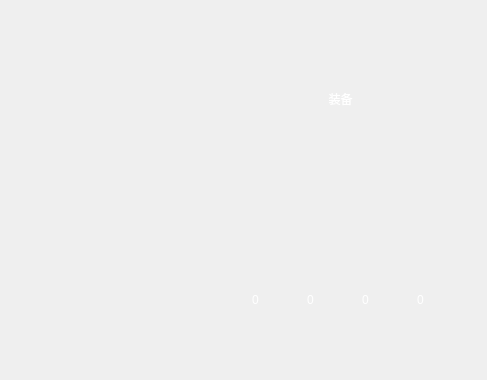
<?xml version="1.0" encoding="UTF-8"?>
<ui version="4.0">
 <class>smithy</class>
 <widget class="QWidget" name="smithy">
  <property name="geometry">
   <rect>
    <x>0</x>
    <y>0</y>
    <width>487</width>
    <height>380</height>
   </rect>
  </property>
  <property name="windowTitle">
   <string>smithy</string>
  </property>
  <widget class="QLabel" name="lbl_backimg">
   <property name="geometry">
    <rect>
     <x>0</x>
     <y>0</y>
     <width>487</width>
     <height>380</height>
    </rect>
   </property>
   <property name="text">
    <string/>
   </property>
   <property name="pixmap">
    <pixmap resource="mirror.qrc">:/ui/Resources/ui/5.jpg</pixmap>
   </property>
  </widget>
  <widget class="QPushButton" name="btn_close">
   <property name="geometry">
    <rect>
     <x>463</x>
     <y>5</y>
     <width>21</width>
     <height>21</height>
    </rect>
   </property>
   <property name="text">
    <string/>
   </property>
   <property name="icon">
    <iconset resource="mirror.qrc">
     <normaloff>:/ui/Resources/ui/3.png</normaloff>:/ui/Resources/ui/3.png</iconset>
   </property>
   <property name="iconSize">
    <size>
     <width>22</width>
     <height>22</height>
    </size>
   </property>
   <property name="flat">
    <bool>true</bool>
   </property>
  </widget>
  <widget class="QTreeWidget" name="treeWidget">
   <property name="geometry">
    <rect>
     <x>17</x>
     <y>55</y>
     <width>195</width>
     <height>311</height>
    </rect>
   </property>
   <property name="styleSheet">
    <string notr="true">color: rgb(245, 131, 50);
background-color: rgba(255, 255, 255, 0);</string>
   </property>
   <attribute name="headerVisible">
    <bool>false</bool>
   </attribute>
   <column>
    <property name="text">
     <string notr="true">1</string>
    </property>
   </column>
  </widget>
  <widget class="QPushButton" name="btn_m_m">
   <property name="geometry">
    <rect>
     <x>316</x>
     <y>152</y>
     <width>51</width>
     <height>51</height>
    </rect>
   </property>
   <property name="styleSheet">
    <string notr="true">QPushButton{
    border:none;
    border-image: url(:/mirror/Resources/ui/19.png);
}</string>
   </property>
   <property name="text">
    <string/>
   </property>
   <property name="iconSize">
    <size>
     <width>32</width>
     <height>32</height>
    </size>
   </property>
   <property name="flat">
    <bool>true</bool>
   </property>
  </widget>
  <widget class="QPushButton" name="btn_m1">
   <property name="geometry">
    <rect>
     <x>235</x>
     <y>249</y>
     <width>44</width>
     <height>44</height>
    </rect>
   </property>
   <property name="styleSheet">
    <string notr="true">QPushButton{
    border:none;
    border-image: url(:/mirror/Resources/ui/20.png);
}
QPushButton:disabled {
	border-image: url(:/mirror/Resources/ui/21.png);
} 
</string>
   </property>
   <property name="text">
    <string/>
   </property>
   <property name="iconSize">
    <size>
     <width>32</width>
     <height>32</height>
    </size>
   </property>
   <property name="flat">
    <bool>true</bool>
   </property>
  </widget>
  <widget class="QPushButton" name="btn_m2">
   <property name="enabled">
    <bool>false</bool>
   </property>
   <property name="geometry">
    <rect>
     <x>290</x>
     <y>249</y>
     <width>44</width>
     <height>44</height>
    </rect>
   </property>
   <property name="styleSheet">
    <string notr="true">QPushButton{
    border:none;
    border-image: url(:/mirror/Resources/ui/20.png);
}
QPushButton:disabled {
	border-image: url(:/mirror/Resources/ui/21.png);
} 
</string>
   </property>
   <property name="text">
    <string/>
   </property>
   <property name="iconSize">
    <size>
     <width>32</width>
     <height>32</height>
    </size>
   </property>
   <property name="flat">
    <bool>true</bool>
   </property>
  </widget>
  <widget class="QPushButton" name="btn_m3">
   <property name="enabled">
    <bool>false</bool>
   </property>
   <property name="geometry">
    <rect>
     <x>345</x>
     <y>249</y>
     <width>44</width>
     <height>44</height>
    </rect>
   </property>
   <property name="styleSheet">
    <string notr="true">QPushButton{
    border:none;
    border-image: url(:/mirror/Resources/ui/20.png);
}
QPushButton:disabled {
	border-image: url(:/mirror/Resources/ui/21.png);
} 
</string>
   </property>
   <property name="text">
    <string/>
   </property>
   <property name="iconSize">
    <size>
     <width>32</width>
     <height>32</height>
    </size>
   </property>
   <property name="flat">
    <bool>true</bool>
   </property>
  </widget>
  <widget class="QPushButton" name="btn_m4">
   <property name="enabled">
    <bool>false</bool>
   </property>
   <property name="geometry">
    <rect>
     <x>400</x>
     <y>249</y>
     <width>44</width>
     <height>44</height>
    </rect>
   </property>
   <property name="styleSheet">
    <string notr="true">QPushButton{
    border:none;
    border-image: url(:/mirror/Resources/ui/20.png);
}
QPushButton:disabled {
	border-image: url(:/mirror/Resources/ui/21.png);
} 
</string>
   </property>
   <property name="text">
    <string/>
   </property>
   <property name="iconSize">
    <size>
     <width>32</width>
     <height>32</height>
    </size>
   </property>
   <property name="flat">
    <bool>true</bool>
   </property>
  </widget>
  <widget class="QPushButton" name="btn_make">
   <property name="enabled">
    <bool>false</bool>
   </property>
   <property name="geometry">
    <rect>
     <x>305</x>
     <y>330</y>
     <width>72</width>
     <height>23</height>
    </rect>
   </property>
   <property name="styleSheet">
    <string notr="true">QPushButton{
    border:none;
    border-image: url(:/mirror/Resources/ui/22.png);
}
QPushButton:hover {
	border-image: url(:/mirror/Resources/ui/23.png);
} 
QPushButton:pressed {
	border-image: url(:/mirror/Resources/ui/24.png);
} 
QPushButton:disabled {
	border-image: url(:/mirror/Resources/ui/25.png);
} 
</string>
   </property>
   <property name="text">
    <string/>
   </property>
   <property name="iconSize">
    <size>
     <width>22</width>
     <height>22</height>
    </size>
   </property>
   <property name="flat">
    <bool>true</bool>
   </property>
  </widget>
  <widget class="QLabel" name="lbl_m1">
   <property name="geometry">
    <rect>
     <x>235</x>
     <y>292</y>
     <width>41</width>
     <height>16</height>
    </rect>
   </property>
   <property name="styleSheet">
    <string notr="true">color: rgb(255, 255, 255);</string>
   </property>
   <property name="text">
    <string>0</string>
   </property>
   <property name="alignment">
    <set>Qt::AlignCenter</set>
   </property>
  </widget>
  <widget class="QLabel" name="lbl_m2">
   <property name="geometry">
    <rect>
     <x>290</x>
     <y>292</y>
     <width>41</width>
     <height>16</height>
    </rect>
   </property>
   <property name="styleSheet">
    <string notr="true">color: rgb(255, 255, 255);</string>
   </property>
   <property name="text">
    <string>0</string>
   </property>
   <property name="alignment">
    <set>Qt::AlignCenter</set>
   </property>
  </widget>
  <widget class="QLabel" name="lbl_m3">
   <property name="geometry">
    <rect>
     <x>345</x>
     <y>292</y>
     <width>41</width>
     <height>16</height>
    </rect>
   </property>
   <property name="styleSheet">
    <string notr="true">color: rgb(255, 255, 255);</string>
   </property>
   <property name="text">
    <string>0</string>
   </property>
   <property name="alignment">
    <set>Qt::AlignCenter</set>
   </property>
  </widget>
  <widget class="QLabel" name="lbl_m4">
   <property name="geometry">
    <rect>
     <x>400</x>
     <y>292</y>
     <width>41</width>
     <height>16</height>
    </rect>
   </property>
   <property name="styleSheet">
    <string notr="true">color: rgb(255, 255, 255);</string>
   </property>
   <property name="text">
    <string>0</string>
   </property>
   <property name="alignment">
    <set>Qt::AlignCenter</set>
   </property>
  </widget>
  <widget class="QLabel" name="lbl_name">
   <property name="geometry">
    <rect>
     <x>290</x>
     <y>89</y>
     <width>101</width>
     <height>20</height>
    </rect>
   </property>
   <property name="styleSheet">
    <string notr="true">color: rgb(255, 255, 255);</string>
   </property>
   <property name="text">
    <string>装备</string>
   </property>
   <property name="alignment">
    <set>Qt::AlignCenter</set>
   </property>
  </widget>
 </widget>
 <layoutdefault spacing="6" margin="11"/>
 <resources>
  <include location="mirror.qrc"/>
 </resources>
 <connections/>
</ui>
